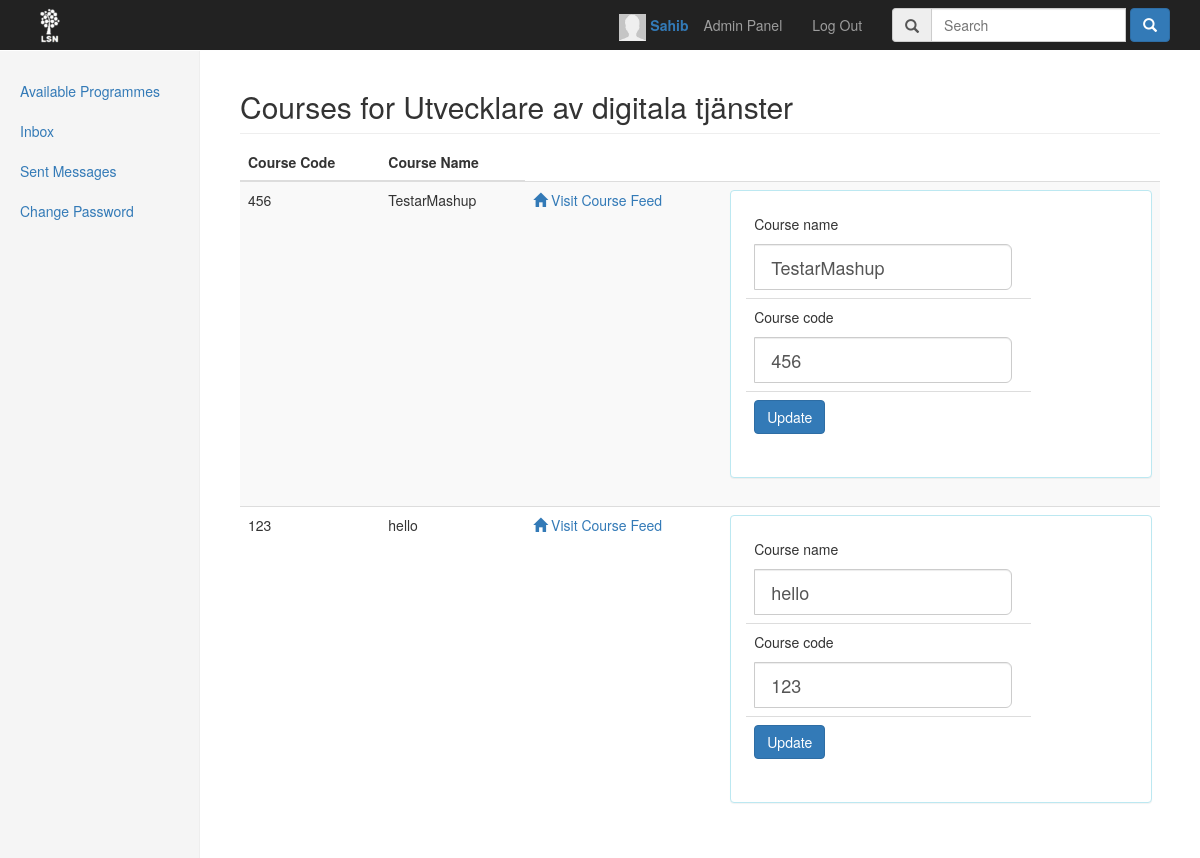
/Feed/index.php?UDCourseLocation (signed in), run on the app's committed database.
### tables this page shows
CREATE TABLE IF NOT EXISTS `course` (
  `CourseId` int(11) NOT NULL AUTO_INCREMENT,
  `CourseName` varchar(100) NOT NULL,
  `CourseCode` varchar(20) NOT NULL,
  `RssUrl` varchar(255) NOT NULL,
  `Schedule` varchar(255) DEFAULT NULL,
  PRIMARY KEY (`CourseId`)
);

### Feed/Model/Dao/Repository.php (called while the page is built, shortened)
<?php
abstract class Repository
{
	protected $dbConnection;
    protected function connection()
    {
	    try
	    {
	    	if ($this->dbConnection == null)
	    	{
	            $this->dbConnection = new PDO(Settings::$DB_CONNECTION, Settings::$DB_USERNAME, Settings::$DB_PASSWORD);
		        $this->dbConnection->setAttribute(PDO::ATTR_ERRMODE, PDO::ERRMODE_EXCEPTION);
		        return $this->dbConnection;
	    	}
		}
		catch (Exception $e)
		{
			error_log($e->getMessage() . "\n", 3, Settings::$ERROR_LOG);
	    	if (Settings::$DO_DEBUG)
	    	{
	        	throw $e;
	        }
		}
  	}
}

### Feed/Model/LoginModel.php (called while the page is built, shortened)
<?php
class LoginModel{
    public function getId()
    {
        return $_SESSION['id'];
    }
    public function isAdmin() {
        if (isset($_SESSION['admin'])) {
            return true;
        }
        return false;
    }
}

### Feed/Model/Dao/MessagesRepository.php (called while the page is built, shortened)
<?php
require_once('Model/Dao/Repository.php');
 class MessagesRepository extends Repository
 {
	private static $UserId = "UserId";
	private $db;
	private $table;
	public function __construct() {
		$this->table = "messages";
		$this->db = $this->connection();
	}
 	public function getIfOpenOrNot($userId) {
 		try
		{
			$sql = "SELECT * FROM $this->table WHERE ".self::$UserId."= ?";
			$query = $this->db->prepare($sql);
			$params = array($userId);
			$query->execute($params);
			$results = $query->fetchAll();
 			if ($results) {
 				$counter = 0;
					return $counter;
 			}
 			return NULL;
		}
		catch (PDOException $e)
		{
			echo "PDOException : " . $e->getMessage();
		}
 	}
 }

### Feed/index.php (called while the page is built, shortened)
<?php
require_once("View/BaseView.php");
try
{
	$masterController = new MasterController();
	$html = $masterController->doControll();
}
catch (Exception $e)
{
	error_log($e->getMessage() . "\n", 3, Settings::$ERROR_LOG);
	if (Settings::$DO_DEBUG)
	{
		throw $e;
	}
}
?>

### Feed/Model/Dao/CourseRepository.php (called while the page is built, shortened)
<?php
require_once('Model/Dao/Repository.php');
 class CourseRepository extends Repository
 {
	private $db;
	private $courseTable;
 	private static $programID = "ProgramId";
 	private static $courseID = "CourseId";
 	private static $courseName = "CourseName";
 	private static $courseCode = "CourseCode";
 	private $key;
	public function __construct() {
		$this->dbTable = "programcourse";
		$this->courseTable = "course";
		$this->db = $this->connection();
	}
	public function getCourseCode($id)
	{
			$sql = "SELECT " . self::$courseCode . " FROM $this->courseTable WHERE " . self::$courseID . " = ?";
			$query = $this->db->prepare($sql);
			$params = array($id);
			$query->execute($params);
			$result = $query->fetch();
			if ($result)
			{
				return $result['CourseCode'];
			}
			return null;
	}
	public function GetAllCourseNr($programId)
	{
		$sql = "SELECT CourseId FROM $this->dbTable WHERE " . self::$programID . "= ?";
		$params = array($programId);
		$query = $this->db->prepare($sql);
		$query->execute($params);
		$results = $query->fetchAll();
		return $results;
	}
	public function getCourses($nrcourses)
	{
		try{
			foreach ($nrcourses as $key) {
				$this->key = $key;
			}
			$sql ="SELECT * FROM $this->courseTable WHERE " . self::$courseID . " = ?";
			$query = $this->db->prepare($sql);
			$params = array($this->key);
			$query->execute($params);
			$results = $query->fetchAll();
			if ($results) {
				foreach ($results as $result)
				{
					if ($result['CourseId'] == $this->key) {
						$courseName[] =  $result['CourseName'];
					}
				}
				return $courseName;
			}
			else
			{
				return null;
			}
	}
		catch (PDOException $e)
		{
			echo "PDOException : " . $e->getMessage();
		}
	}
	public function getCourseID($courseName)
	{
			try{
			$sql ="SELECT * FROM $this->courseTable WHERE " . self::$courseName . " = ?";
			$query = $this->db->prepare($sql);
			$params = array($courseName);
			$query->execute($params);
			$results = $query->fetchAll();
			if ($results) {
				foreach ($results as $result)
				{
					if ($result['CourseName'] == $courseName) {
						$courseid =  $result['CourseId'];
					}
				}
				return $courseid;
			}
			else {
				return null;
			}
	}
		catch (PDOException $e)
		{
			echo "PDOException : " . $e->getMessage();
		}
	}
 }

### Feed/View/CourseView.php (the view, shortened to what this page needs)
<?php
require_once('Model/Dao/MessagesRepository.php');
require_once('Model/Dao/CourseRepository.php');
require_once('View/BaseView.php');
require_once('Model/LoginModel.php');
class CourseView extends BaseView
{
    private $courseRepository;
    protected $loginModel;
    private $messageRepository;
    public function __construct()
    {
        $this->courseRepository = new CourseRepository();
        $this->loginModel = new LoginModel();
        $this->messageRepository = new MessagesRepository();
    }
    public function getProgramName($id)
    {
      if ($id === 1)
      {
        return "Webbprogrammerare";
      }
      else if ($id === 2)
      {
        return "Utvecklare av digitala tjänster";
      }
      else if ($id === 3)
      {
        return "Interaktionsdesigner";
      }
    }
     public function GetCourseHTML($id)
     {
          $programName = $this->getProgramName($id);
             $html = $this->cssView("Inbox");
          $open = $this->messageRepository->getIfOpenOrNot($this->loginModel->getId());
                      if ($open != null) {
                           if ($open == 1) {
                         $html .= '<li><a name="Inbox" href="?' . $this->inboxLocation ."&".$this->id."=".$this->loginModel->getId().'">Inbox <span class="badge">1</span></a></li>';
                       }
                       else {
                           $html .= '<li><a name="Inbox" href="?' . $this->inboxLocation ."&".$this->id."=".$this->loginModel->getId().'">Inbox  <span class="badge">' . $open . '</span></a></li>';
                       }
                      }
                      else {
                          $html .= '<li><a name="Inbox" href="?' . $this->inboxLocation ."&".$this->id."=".$this->loginModel->getId().'">Inbox</a></li><span class="sr-only">(current)</span></a></li>';
                      }
                  $html .= '<li><a name="Inbox" href="?' . $this->sendLocation ."&".$this->id."=".$this->loginModel->getId().'">Sent Messages</a></li>'.
                  '<li><a href="?' . $this->changePasswordLocation . '">Change Password</span></a></li>
                  </ul>
                </div>';
                $html .= '<div class="col-sm-9 col-sm-offset-3 col-md-10 col-md-offset-2 main">
                ' . $this->message . '';
            $html .= '<h2 class="sub-header">Courses for ' . $programName . '</h2>
          <div class="table-responsive">
            <table class="table table-striped">
              <thead>
                <tr>
                  <th>Course Code</th>
                  <th>Course Name</th>
                </tr>
              </thead>
              <tbody>';
                $nrcourses = $this->courseRepository->GetAllCourseNr($id);
                if (isset($nrcourses) && empty($nrcourses) == false)
                {
                    foreach ($nrcourses as $key)
                    {
                        $courses[] = $this->courseRepository->getCourses($key);
                    }
                    if ($courses != null && empty($courses) == false)
                    {
                        foreach ($courses as $course)
                        {
                            foreach ($course as $key)
                            {
                                $courseId = $this->courseRepository->getCourseID($key);
                                $courseCode = $this->courseRepository->getCourseCode($courseId);
                                $html .=
                                        '<tr>
                                          <td>' . $courseCode . '</td>
                                          <td>' . $key . '</td>
                                          <td>
                                          <a href="?' . $this->course . '&' . $this->id . '=' . $courseId. '"> <span class="glyphicon glyphicon-home" aria-hidden=true></span> Visit Course Feed</a>
                                          </td>';
                                    if ($this->loginModel->isAdmin()) {
                                     $html .= '<td>
                                          '.$this->EditCourse($courseId,$courseCode,$key).'
                                          </td>
                                        </tr>';
                                      }
                            }
                        }
                    }
                }
                  $html .= '</tbody>
                </table>
              </div>
            </div>
          </div>
        </div>
    ';
    return $html;
    }
    public function EditCourse($courseId,$code,$name) {
           $html = '<div class="panel panel-info">
            <div class="panel-body">
              <div class="row">
                <div class=" col-md-9 col-lg-9 ">
                <form role="form" action="" class="form-horizontal" method="post" enctype="multipart/form-data">
                  <table class="table table-user-information">
                    <tbody>
                      <tr>
                        <td>
                       <div class="input-group">
                       <p>Course name</p>
                        <input id="fName" class="form-control input-lg" name="' . $this->courseNamesLocation . '" value="' . $name . '" type="text" size="20" maxlength="20" placeholder="Course name" />
                        </div>
                        </td>
                      </tr>
                      <tr>
                      <td>
                      <div class="input-group">
                      <p>Course code</p>
                        <input id="lName" class="form-control input-lg" name="' . $this->courseCodesLocation . '" value="' . $code . '" type="text" size="20" maxlength="20" placeholder="Course code" />
                         </div>
                         </td>
                      </tr>
                      <tr>
                      <td>
                      <input type="hidden" name="'.$this->CourseId.'" value="'.$courseId.'">
                    <input class="btn btn-primary" name="' . $this->editCourseLocation . '" type="submit" value="Update" />
                    </td>
                    </tbody>
                  </table>
                  </form>
                </div>
              </div>
            </div>';
            return $html;
    }
}

### Feed/css/customCss.css (style rules this page uses)
.table-user-information > tbody > tr { border-top: 1px solid rgb(221, 221, 221); }
.table-user-information > tbody > tr:first-child { border-top: 0; }
.table-user-information > tbody > tr > td { border-top: 0; }
body { padding-top: 50px; padding-bottom: 20px; }
.sub-header { padding-bottom: 10px; border-bottom: 1px solid #eee; }
.nav-sidebar > li > a { padding-right: 20px; padding-left: 20px; }
.main { padding: 20px; }
@media (min-width: 768px) { .main { padding-right: 40px; padding-left: 40px; } }

### data on the page
course: courseCode "456", courseCodeLocation "456"
course: courseCode "123", courseCodeLocation "123"

### other printed values
$username "Sahib"
$programName "Utvecklare av digitala tjänster"
$key "TestarMashup"
$key "hello"
